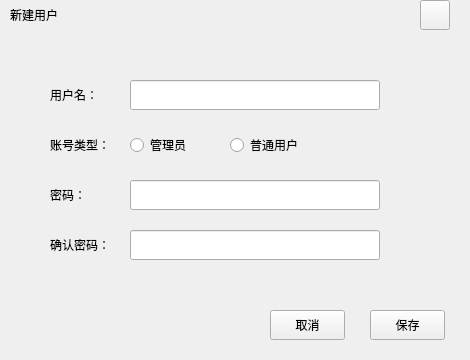
<?xml version="1.0" encoding="UTF-8"?>
<ui version="4.0">
 <class>UserNew</class>
 <widget class="QWidget" name="UserNew">
  <property name="geometry">
   <rect>
    <x>0</x>
    <y>0</y>
    <width>470</width>
    <height>360</height>
   </rect>
  </property>
  <property name="windowTitle">
   <string>Form</string>
  </property>
  <widget class="QLabel" name="UserLab">
   <property name="geometry">
    <rect>
     <x>50</x>
     <y>80</y>
     <width>80</width>
     <height>30</height>
    </rect>
   </property>
   <property name="text">
    <string>用户名：</string>
   </property>
  </widget>
  <widget class="QLabel" name="AccountLab">
   <property name="geometry">
    <rect>
     <x>50</x>
     <y>130</y>
     <width>80</width>
     <height>30</height>
    </rect>
   </property>
   <property name="text">
    <string>账号类型：</string>
   </property>
  </widget>
  <widget class="QLabel" name="PasswordLab">
   <property name="geometry">
    <rect>
     <x>50</x>
     <y>180</y>
     <width>80</width>
     <height>30</height>
    </rect>
   </property>
   <property name="text">
    <string>密码：</string>
   </property>
  </widget>
  <widget class="QLabel" name="SurePassLab">
   <property name="geometry">
    <rect>
     <x>50</x>
     <y>230</y>
     <width>80</width>
     <height>30</height>
    </rect>
   </property>
   <property name="text">
    <string>确认密码：</string>
   </property>
  </widget>
  <widget class="QLineEdit" name="UserEdit">
   <property name="geometry">
    <rect>
     <x>130</x>
     <y>80</y>
     <width>250</width>
     <height>30</height>
    </rect>
   </property>
  </widget>
  <widget class="QLineEdit" name="PasswordEdit">
   <property name="geometry">
    <rect>
     <x>130</x>
     <y>180</y>
     <width>250</width>
     <height>30</height>
    </rect>
   </property>
   <property name="styleSheet">
    <string notr="true"/>
   </property>
  </widget>
  <widget class="QLineEdit" name="SurePaaEdit">
   <property name="geometry">
    <rect>
     <x>130</x>
     <y>230</y>
     <width>250</width>
     <height>30</height>
    </rect>
   </property>
  </widget>
  <widget class="QRadioButton" name="ManRBtn">
   <property name="geometry">
    <rect>
     <x>130</x>
     <y>130</y>
     <width>90</width>
     <height>30</height>
    </rect>
   </property>
   <property name="text">
    <string>管理员</string>
   </property>
  </widget>
  <widget class="QRadioButton" name="NorRBtn">
   <property name="geometry">
    <rect>
     <x>230</x>
     <y>130</y>
     <width>90</width>
     <height>30</height>
    </rect>
   </property>
   <property name="text">
    <string>普通用户</string>
   </property>
  </widget>
  <widget class="QPushButton" name="CancleBtn">
   <property name="geometry">
    <rect>
     <x>270</x>
     <y>310</y>
     <width>75</width>
     <height>30</height>
    </rect>
   </property>
   <property name="text">
    <string>取消</string>
   </property>
  </widget>
  <widget class="QPushButton" name="SaveBtn">
   <property name="geometry">
    <rect>
     <x>370</x>
     <y>310</y>
     <width>75</width>
     <height>30</height>
    </rect>
   </property>
   <property name="text">
    <string>保存</string>
   </property>
  </widget>
  <widget class="QLabel" name="TitleLab">
   <property name="geometry">
    <rect>
     <x>0</x>
     <y>10</y>
     <width>461</width>
     <height>31</height>
    </rect>
   </property>
   <property name="text">
    <string/>
   </property>
  </widget>
  <widget class="QLabel" name="InerLab">
   <property name="geometry">
    <rect>
     <x>50</x>
     <y>60</y>
     <width>401</width>
     <height>231</height>
    </rect>
   </property>
   <property name="styleSheet">
    <string notr="true"/>
   </property>
   <property name="text">
    <string/>
   </property>
  </widget>
  <widget class="QPushButton" name="CloseBtn">
   <property name="geometry">
    <rect>
     <x>420</x>
     <y>0</y>
     <width>30</width>
     <height>30</height>
    </rect>
   </property>
   <property name="text">
    <string/>
   </property>
  </widget>
  <widget class="QLabel" name="label">
   <property name="geometry">
    <rect>
     <x>10</x>
     <y>0</y>
     <width>80</width>
     <height>30</height>
    </rect>
   </property>
   <property name="text">
    <string>新建用户</string>
   </property>
  </widget>
  <widget class="QLabel" name="Warnning">
   <property name="geometry">
    <rect>
     <x>130</x>
     <y>270</y>
     <width>171</width>
     <height>21</height>
    </rect>
   </property>
   <property name="text">
    <string/>
   </property>
  </widget>
  <zorder>InerLab</zorder>
  <zorder>TitleLab</zorder>
  <zorder>UserLab</zorder>
  <zorder>AccountLab</zorder>
  <zorder>PasswordLab</zorder>
  <zorder>SurePassLab</zorder>
  <zorder>UserEdit</zorder>
  <zorder>PasswordEdit</zorder>
  <zorder>ManRBtn</zorder>
  <zorder>NorRBtn</zorder>
  <zorder>CancleBtn</zorder>
  <zorder>SaveBtn</zorder>
  <zorder>CloseBtn</zorder>
  <zorder>label</zorder>
  <zorder>SurePaaEdit</zorder>
  <zorder>Warnning</zorder>
 </widget>
 <resources/>
 <connections/>
</ui>
